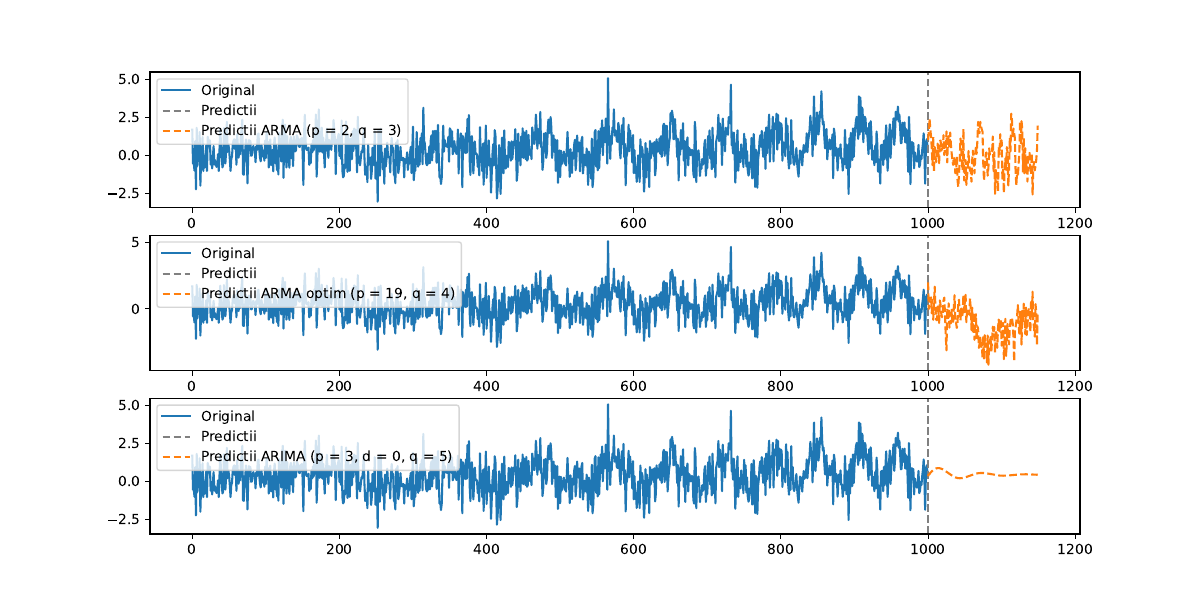

Here is the Python script that generated this plot:
from statsmodels.tsa.arima.model import ARIMA
import matplotlib.pyplot as plt
import numpy as np

def sinus(A, f0, phi):
    def x(t):
        return A * np.sin(2 * np.pi * f0 * t + phi)

    return x

def arpred(y, s, p):
    n = len(y)
    m = n - p
    Y = np.zeros((m, p))
    yy = np.zeros((m, 1))
    for i in range(m):
        for j in range(p):
            Y[i, j] = y[s - i - (j + 1)]
        
        yy[i] = y[s - i]

    xstar = np.matmul(np.matmul(np.linalg.inv(np.matmul(np.transpose(Y), Y)), np.transpose(Y)), yy)
    yhat = np.matmul(np.transpose(xstar), yy[:p])
    return yhat

def mapred(y, p):
    n = len(y)
    errors = np.random.normal(0, 1, size = n)
    X = np.zeros((n - p, p))
    for t in range(n - 1, p - 1, -1):
        for j in range(p):
            X[n - 1 - t, j] = errors[t - (j + 1)]

    yhat = (y[p:][::-1] - errors[p:][::-1]) - np.mean(y)
    theta = (np.linalg.inv(X.T @ X) @ X.T) @ yhat
    return (np.mean(y) + np.random.normal(0, 1) + np.dot(theta, errors[-p:][::-1]))

if __name__ == '__main__':
    np.random.seed(1)
    N = 1000
    time = np.arange(N)

    trend = 0.0001 * time ** 2 - 0.005 * time + 5
    trend /= np.max(trend)
    amplitude = 0.25 + 0.001 * time  
    frequency = 0.00001 * time 
    sezon = amplitude * np.sin(2 * np.pi * frequency * time)
    # sezon = 0.5 * np.sin(2 * np.pi * 4 * time) + 0.25 * np.sin(3 * np.pi * 10 * time)
    variatii = np.random.normal(0, 1, N)
    y = trend + sezon + variatii

    p, q = 2, 3
    steps = 150
    ys = y.copy()
    for i in range(steps):
        yhat_arma = arpred(ys, N + i - 1, p) + mapred(ys, q) - np.mean(y)
        ys = np.append(ys, yhat_arma)

    fig, axs = plt.subplots(3, figsize = (12, 6))
    axs[0].plot(time, y, label = "Original")
    axs[0].axvline(N, color = 'gray', linestyle = '--', label = 'Predictii')
    axs[0].plot(range(N, N + steps), ys[-steps:], label = f"Predictii ARMA (p = {p}, q = {q})", linestyle = "dashed")
    axs[0].legend(loc = 'upper left')

    prct = int(0.99 * N)
    rest = N - prct
    against = y[prct:]
    bmse = float('inf')
    bp, bq = 19, 4 # None, None (pentru a recalcula)
    if bp == None and bq == None:
        for p in range(2, 20):
            for q in range(2, 20):
                train = y[:prct].copy()
                for i in range(rest):
                    yhat_arma = arpred(train, prct + i - 1, p) + mapred(train, q) - np.mean(train)
                    train = np.append(train, yhat_arma)
                
                mse = (np.square(train[-rest:] - against)).mean()
                if mse < bmse:
                    bmse = mse
                    bp, bq = p, q

    p, q = bp, bq
    steps = 150
    ys = y.copy()
    for i in range(steps):
        yhat_arma = arpred(ys, N + i - 1, p) + mapred(ys, q) - np.mean(y)
        ys = np.append(ys, yhat_arma)

    axs[1].plot(time, y, label = "Original")
    axs[1].axvline(N, color = 'gray', linestyle = '--', label = 'Predictii')
    axs[1].plot(range(N, N + steps), ys[-steps:], label = f"Predictii ARMA optim (p = {bp}, q = {bq})", linestyle = "dashed")
    axs[1].legend(loc = 'upper left')

    p, d, q = 3, 0, 5
    model = ARIMA(y, order = (p, d, q))
    model = model.fit()
    steps = 150
    preds = model.forecast(steps = steps)

    axs[2].plot(time, y, label = "Original")
    axs[2].axvline(N, color = 'gray', linestyle = '--', label = 'Predictii')
    axs[2].plot(range(N, N + steps), preds, label = f"Predictii ARIMA (p = {p}, d = {d}, q = {q})", linestyle = "dashed")
    axs[2].legend(loc = 'upper left')
    plt.savefig('./labs/09/04.pdf')
    plt.show()